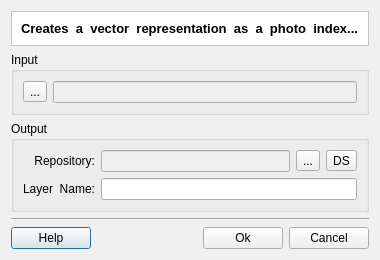
<?xml  version="1.0"  encoding="UTF-8"?>
<ui  version="4.0">
  <class>PhotoIndexDialogForm</class>
  <widget  class="QDialog"  name="PhotoIndexDialogForm">
    <property  name="geometry">
      <rect>
        <x>0</x>
        <y>0</y>
        <width>375</width>
        <height>248</height>
      </rect>
    </property>
    <property  name="windowTitle">
      <string>Photo  Index</string>
    </property>
    <layout  class="QGridLayout"  name="gridLayout_4">
      <item  row="0"  column="0">
        <layout  class="QGridLayout"  name="gridLayout_3">
          <item  row="0"  column="0">
            <widget  class="QFrame"  name="frame">
              <property  name="styleSheet">
                <string  notr="true">QWidget  {  background:  white  }</string>
              </property>
              <property  name="frameShape">
                <enum>QFrame::StyledPanel</enum>
              </property>
              <property  name="frameShadow">
                <enum>QFrame::Sunken</enum>
              </property>
              <layout  class="QGridLayout"  name="gridLayout_6">
                <item  row="0"  column="0">
                  <widget  class="QLabel"  name="m_titleLabel">
                    <property  name="font">
                      <font>
                        <pointsize>10</pointsize>
                        <weight>75</weight>
                        <bold>true</bold>
                      </font>
                    </property>
                    <property  name="text">
                      <string>Creates  a  vector  representation  as  a  photo  index...</string>
                    </property>
                  </widget>
                </item>
              </layout>
            </widget>
          </item>
          <item  row="1"  column="0">
            <widget  class="QGroupBox"  name="groupBox">
              <property  name="title">
                <string>Input</string>
              </property>
              <property  name="flat">
                <bool>true</bool>
              </property>
              <layout  class="QGridLayout"  name="gridLayout_2">
                <item  row="0"  column="0">
                  <layout  class="QGridLayout"  name="gridLayout">
                    <item  row="0"  column="0">
                      <widget  class="QToolButton"  name="m_dirToolButton">
                        <property  name="text">
                          <string>...</string>
                        </property>
                      </widget>
                    </item>
                    <item  row="0"  column="1">
                      <widget  class="QLineEdit"  name="m_dirLineEdit">
                        <property  name="enabled">
                          <bool>false</bool>
                        </property>
                      </widget>
                    </item>
                  </layout>
                </item>
              </layout>
            </widget>
          </item>
          <item  row="2"  column="0">
            <widget  class="QGroupBox"  name="groupBox_2">
              <property  name="sizePolicy">
                <sizepolicy  hsizetype="Preferred"  vsizetype="Preferred">
                  <horstretch>0</horstretch>
                  <verstretch>0</verstretch>
                </sizepolicy>
              </property>
              <property  name="title">
                <string>Output</string>
              </property>
              <property  name="flat">
                <bool>true</bool>
              </property>
              <layout  class="QGridLayout"  name="gridLayout_22">
                <item  row="0"  column="0">
                  <layout  class="QGridLayout"  name="gridLayout_21">
                    <item  row="0"  column="0">
                      <layout  class="QGridLayout"  name="gridLayout_7">
                        <item  row="0"  column="0">
                          <widget  class="QLabel"  name="label_6">
                            <property  name="text">
                              <string>Repository:</string>
                            </property>
                            <property  name="alignment">
                              <set>Qt::AlignRight|Qt::AlignTrailing|Qt::AlignVCenter</set>
                            </property>
                          </widget>
                        </item>
                        <item  row="1"  column="0">
                          <widget  class="QLabel"  name="label_3">
                            <property  name="text">
                              <string>Layer  Name:</string>
                            </property>
                            <property  name="alignment">
                              <set>Qt::AlignRight|Qt::AlignTrailing|Qt::AlignVCenter</set>
                            </property>
                          </widget>
                        </item>
                      </layout>
                    </item>
                    <item  row="0"  column="1">
                      <layout  class="QGridLayout"  name="gridLayout_20">
                        <item  row="0"  column="0">
                          <layout  class="QGridLayout"  name="gridLayout_8">
                            <item  row="0"  column="0">
                              <widget  class="QLineEdit"  name="m_repositoryLineEdit">
                                <property  name="enabled">
                                  <bool>false</bool>
                                </property>
                              </widget>
                            </item>
                            <item  row="0"  column="1">
                              <widget  class="QToolButton"  name="m_targetFileToolButton">
                                <property  name="minimumSize">
                                  <size>
                                    <width>0</width>
                                    <height>0</height>
                                  </size>
                                </property>
                                <property  name="text">
                                  <string>...</string>
                                </property>
                              </widget>
                            </item>
                            <item  row="0"  column="2">
                              <widget  class="QToolButton"  name="m_targetDatasourceToolButton">
                                <property  name="minimumSize">
                                  <size>
                                    <width>0</width>
                                    <height>0</height>
                                  </size>
                                </property>
                                <property  name="text">
                                  <string>DS</string>
                                </property>
                              </widget>
                            </item>
                          </layout>
                        </item>
                        <item  row="1"  column="0">
                          <widget  class="QLineEdit"  name="m_newLayerNameLineEdit">
                            <property  name="readOnly">
                              <bool>false</bool>
                            </property>
                          </widget>
                        </item>
                      </layout>
                    </item>
                  </layout>
                </item>
              </layout>
            </widget>
          </item>
          <item  row="3"  column="0">
            <layout  class="QGridLayout"  name="gridLayout_5">
              <item  row="0"  column="0"  colspan="4">
                <widget  class="Line"  name="line">
                  <property  name="orientation">
                    <enum>Qt::Horizontal</enum>
                  </property>
                </widget>
              </item>
              <item  row="1"  column="0">
                <widget  class="QPushButton"  name="m_helpPushButton">
                  <property  name="text">
                    <string>Help</string>
                  </property>
                </widget>
              </item>
              <item  row="1"  column="1">
                <spacer  name="horizontalSpacer">
                  <property  name="orientation">
                    <enum>Qt::Horizontal</enum>
                  </property>
                  <property  name="sizeHint"  stdset="0">
                    <size>
                      <width>40</width>
                      <height>20</height>
                    </size>
                  </property>
                </spacer>
              </item>
              <item  row="1"  column="2">
                <widget  class="QPushButton"  name="m_okPushButton">
                  <property  name="text">
                    <string>Ok</string>
                  </property>
                </widget>
              </item>
              <item  row="1"  column="3">
                <widget  class="QPushButton"  name="m_cancelPushButton">
                  <property  name="text">
                    <string>Cancel</string>
                  </property>
                </widget>
              </item>
            </layout>
          </item>
        </layout>
      </item>
    </layout>
  </widget>
  <tabstops>
    <tabstop>m_dirToolButton</tabstop>
    <tabstop>m_dirLineEdit</tabstop>
    <tabstop>m_repositoryLineEdit</tabstop>
    <tabstop>m_targetFileToolButton</tabstop>
    <tabstop>m_targetDatasourceToolButton</tabstop>
    <tabstop>m_newLayerNameLineEdit</tabstop>
    <tabstop>m_okPushButton</tabstop>
    <tabstop>m_cancelPushButton</tabstop>
    <tabstop>m_helpPushButton</tabstop>
  </tabstops>
  <resources/>
  <connections>
    <connection>
      <sender>m_cancelPushButton</sender>
      <signal>clicked()</signal>
      <receiver>PhotoIndexDialogForm</receiver>
      <slot>reject()</slot>
      <hints>
        <hint  type="sourcelabel">
          <x>344</x>
          <y>234</y>
        </hint>
        <hint  type="destinationlabel">
          <x>343</x>
          <y>251</y>
        </hint>
      </hints>
    </connection>
  </connections>
</ui>
